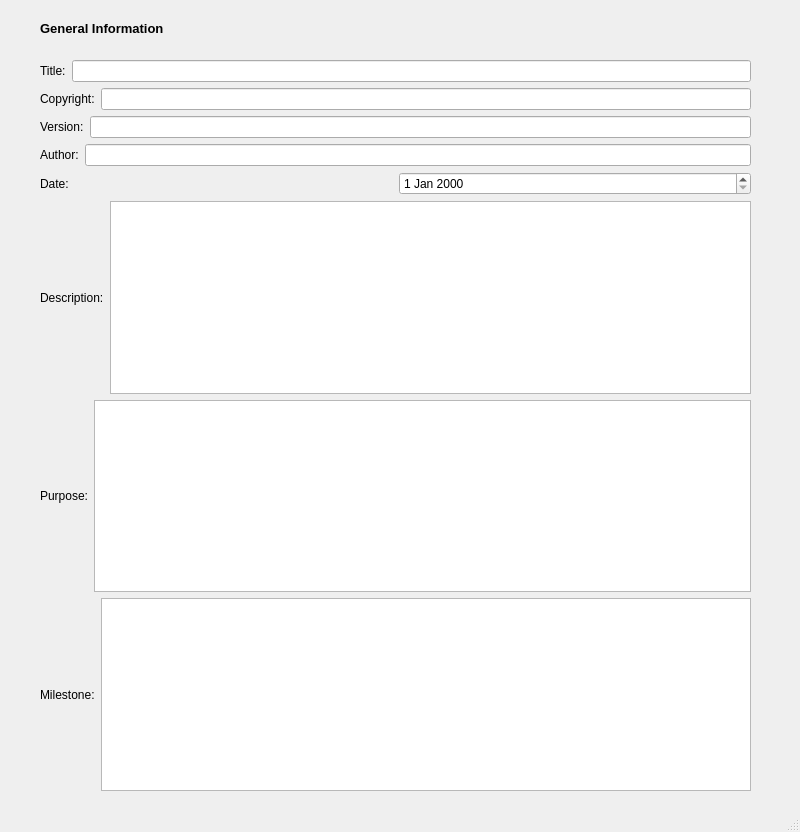
<?xml version="1.0" encoding="UTF-8"?>
<ui version="4.0">
 <class>idsGeneralInfoWindow</class>
 <widget class="QMainWindow" name="idsGeneralInfoWindow">
  <property name="geometry">
   <rect>
    <x>0</x>
    <y>0</y>
    <width>800</width>
    <height>832</height>
   </rect>
  </property>
  <property name="windowTitle">
   <string>IDS General Information</string>
  </property>
  <widget class="QWidget" name="centralwidget">
   <widget class="QLabel" name="lbl_ids_info_title">
    <property name="geometry">
     <rect>
      <x>40</x>
      <y>20</y>
      <width>128</width>
      <height>16</height>
     </rect>
    </property>
    <property name="font">
     <font>
      <family>Arial</family>
      <pointsize>10</pointsize>
      <weight>75</weight>
      <bold>true</bold>
     </font>
    </property>
    <property name="text">
     <string>General Information</string>
    </property>
   </widget>
   <widget class="QWidget" name="">
    <property name="geometry">
     <rect>
      <x>40</x>
      <y>60</y>
      <width>711</width>
      <height>731</height>
     </rect>
    </property>
    <layout class="QVBoxLayout" name="verticalLayout">
     <item>
      <layout class="QHBoxLayout" name="horizontalLayout">
       <item>
        <widget class="QLabel" name="lbl_title">
         <property name="text">
          <string>Title:</string>
         </property>
        </widget>
       </item>
       <item>
        <widget class="QLineEdit" name="line_title"/>
       </item>
      </layout>
     </item>
     <item>
      <layout class="QHBoxLayout" name="horizontalLayout_2">
       <item>
        <widget class="QLabel" name="lbl_copyright">
         <property name="text">
          <string>Copyright:</string>
         </property>
        </widget>
       </item>
       <item>
        <widget class="QLineEdit" name="line_copyright"/>
       </item>
      </layout>
     </item>
     <item>
      <layout class="QHBoxLayout" name="horizontalLayout_3">
       <item>
        <widget class="QLabel" name="lbl_version">
         <property name="text">
          <string>Version:</string>
         </property>
        </widget>
       </item>
       <item>
        <widget class="QLineEdit" name="line_version"/>
       </item>
      </layout>
     </item>
     <item>
      <layout class="QHBoxLayout" name="horizontalLayout_4">
       <item>
        <widget class="QLabel" name="lbl_author">
         <property name="text">
          <string>Author:</string>
         </property>
        </widget>
       </item>
       <item>
        <widget class="QLineEdit" name="line_author"/>
       </item>
      </layout>
     </item>
     <item>
      <layout class="QHBoxLayout" name="horizontalLayout_5">
       <item>
        <widget class="QLabel" name="lbl_date">
         <property name="text">
          <string>Date:</string>
         </property>
        </widget>
       </item>
       <item>
        <widget class="QDateEdit" name="date_date"/>
       </item>
      </layout>
     </item>
     <item>
      <layout class="QHBoxLayout" name="horizontalLayout_6">
       <item>
        <widget class="QLabel" name="lbl_description">
         <property name="text">
          <string>Description:</string>
         </property>
        </widget>
       </item>
       <item>
        <widget class="QPlainTextEdit" name="plainText_descr"/>
       </item>
      </layout>
     </item>
     <item>
      <layout class="QHBoxLayout" name="horizontalLayout_7">
       <item>
        <widget class="QLabel" name="lbl_purpose">
         <property name="text">
          <string>Purpose:</string>
         </property>
        </widget>
       </item>
       <item>
        <widget class="QPlainTextEdit" name="plainText_purpose"/>
       </item>
      </layout>
     </item>
     <item>
      <layout class="QHBoxLayout" name="horizontalLayout_8">
       <item>
        <widget class="QLabel" name="lbl_milestone">
         <property name="text">
          <string>Milestone:</string>
         </property>
        </widget>
       </item>
       <item>
        <widget class="QPlainTextEdit" name="plainText_milestone"/>
       </item>
      </layout>
     </item>
    </layout>
   </widget>
  </widget>
  <widget class="QStatusBar" name="statusbar"/>
 </widget>
 <resources/>
 <connections/>
</ui>
